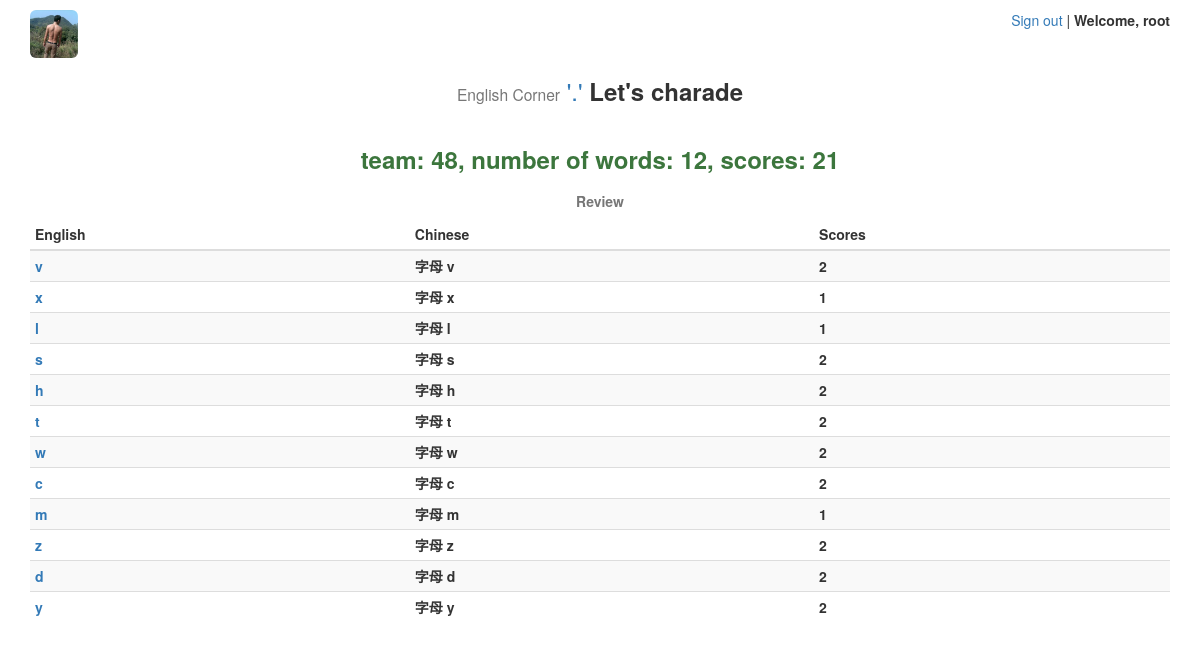
/charade/set/48/play/ (signed in), run on an earlier commit of the app's database.
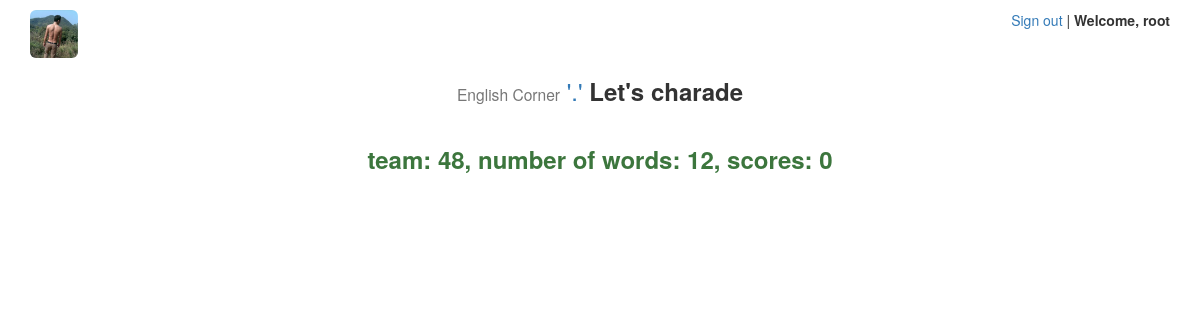
And on a later commit of the database.
### charade/models.py (models this page shows, shortened)
@python_2_unicode_compatible
class GameTemporaryTable(models.Model):
    board = models.ForeignKey(GameScoreBoard)
    en = models.CharField('en', max_length=100)
    zh = models.CharField('中文', max_length=100)
    exp = models.TextField('解释', max_length=200, null=True)
    scores = models.IntegerField('得分', default=0)
    used = models.IntegerField('used', default=0)
    vid = models.IntegerField('vid', default=0)

### charade/views.py (the view)
# urls.py: url(r'^set/(?P<board_id>[0-9]+)/play/$', views.game_play, name='game_play'),
def game_play(request, board_id):
    gsb = get_object_or_404(GameScoreBoard, pk=board_id)
    unused_word_list = gsb.gametemporarytable_set.exclude(used=1).order_by('?')[:1]
    if unused_word_list:
        context = {'word_list': unused_word_list}
    else:
        sum_scores = 0
        used_word_list = gsb.gametemporarytable_set.filter(used=1)
        for w in used_word_list:
            sum_scores += w.scores
        gsb.scores = sum_scores
        gsb.dt_end = timezone.now()
        gsb.save()
        msgs = 'team: {0}, number of words: {1}, scores: {2}'.format(board_id, gsb.amount, sum_scores)
        context = {'msgs': msgs,
                   'used_word_list': used_word_list,
                    }
    return render(request, 'charade/play.html', context)

### charade/templates/charade/play.html (shortened to what this page needs)
{% extends 'charade/base.html' %}
{% load i18n staticfiles %}
{% block css4this %}
    <link rel="stylesheet" href="{% static 'charade/css/charade-play.css' %}">
{% endblock %}
{% block content %}
{% if msgs %}
    <div class="row text-center">
        <h3><p class="text-success"><strong>{{ msgs }}<strong></p></h3>
    </div>
{% endif %}
{% if used_word_list %}
    <div class="table-responsive">
        <table class="table table-striped table-condensed">
            <caption class="text-center">{% trans 'Review' %}</caption>
            <thead>
                <tr>
                    <th>{% trans 'English' %}</th>
                    <th>{% trans 'Chinese' %}</th>
                    <th>{% trans 'Scores' %}</th>
                </tr>
            </thead>
            <tbody>
            {% for w in used_word_list %}
                <tr>
                    <td><a href="{% url 'charade:explanation' w.vid %}" title="Explanation" target="_blank">{{ w.en }}</a></td>
                    <td>{{ w.zh }}</td>
                    <td>{{ w.scores }}</td>
                </tr>
            {% endfor %}
            </tbody>
        </table>
    </div>
{% else %}
    <div class="row">
    </div>
{% endif %}
{% endblock %}

What changed in the data, as far as the page shows it:
removed GameTemporaryTable: en "v", zh "字母 v", scores "2"
removed GameTemporaryTable: en "x", zh "字母 x", scores "1"
removed GameTemporaryTable: en "l", zh "字母 l", scores "1"
removed GameTemporaryTable: en "s", zh "字母 s", scores "2"
removed GameTemporaryTable: en "h", zh "字母 h", scores "2"
removed GameTemporaryTable: en "t", zh "字母 t", scores "2"
removed GameTemporaryTable: en "w", zh "字母 w", scores "2"
removed GameTemporaryTable: en "c", zh "字母 c", scores "2"
removed GameTemporaryTable: en "m", zh "字母 m", scores "1"
removed GameTemporaryTable: en "z", zh "字母 z", scores "2"
removed GameTemporaryTable: en "d", zh "字母 d", scores "2"
removed GameTemporaryTable: en "y", zh "字母 y", scores "2"
Also different on the page:
{{ msgs }}: "team: 48, number of words: 12, scores: 21" → "team: 48, number of words: 12, scores: 0"
text no longer shown: "Review English Chinese Scores"
